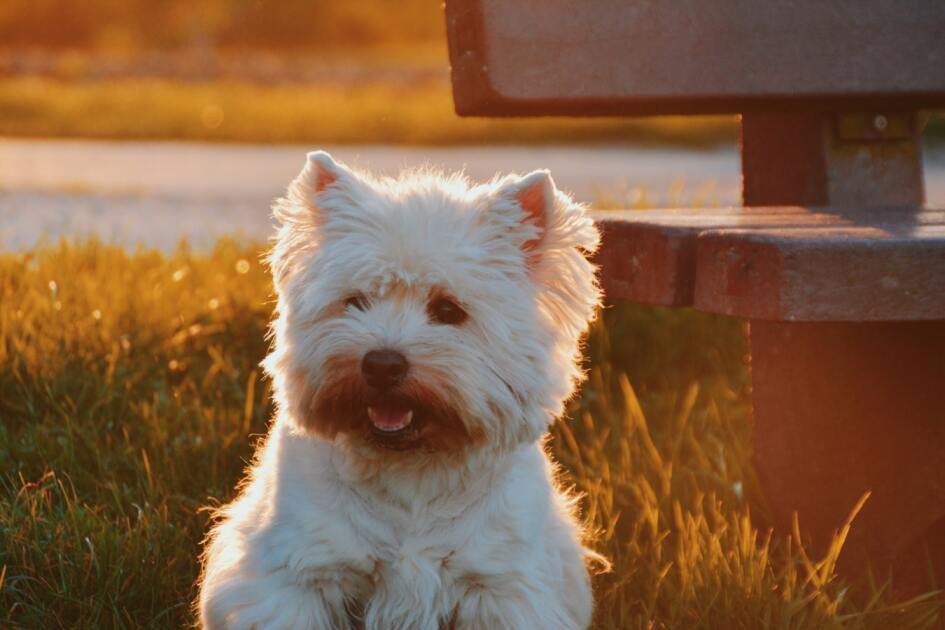
#> input picture images/dog-test01.jpg, 945 x 630 px
$ python image_on_image.py
#> lines starting #> are read from the running program, lines starting #| are printed output that depends on the picture
#| Image size (945, 630)
#!/bin/python3
from PIL import Image


class ImageSet:

    def __init__(self, images):
        self.images = images
        self.index = -1

    def next(self):
        self.index += 1
        if self.index >= len(self.images):
            self.index = 0
        return self.images[self.index]


class ImageOnImage:

    def __init__(self, images, factor=20, include_self=True):
#> called with factor = 10, include_self = True
        self.orig_image = images[0]
#> self.orig_image is the input picture: PIL image 945x630 RGB; mean R, G, B 131.3, 95, 66.4
        if not include_self:
            images = images[1:]
        self.factor = factor
        scaled_width, scaled_height = [s // factor for s in list(images[0].size)]
#> scaled_width = 94; scaled_height = 63
        scaled_images = []
        for img in images:
            scaled_images.append(img.resize((scaled_width, scaled_height)))
#> this loop made 2 passes
#> after the loop, scaled_images = 2 items
        self.image_set = ImageSet(scaled_images)

    def process(self):
        image_set = self.image_set
        orig_width, orig_height = self.orig_image.size
#> orig_width = 945; orig_height = 630
        scaled_image = self.orig_image.resize((orig_width // self.factor, orig_height // self.factor))
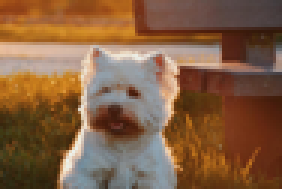
#> scaled_image: PIL image 94x63 RGB (shown 3 times larger); mean R, G, B 131.3, 95, 66.4
        # create result image
        result_image = Image.new(self.orig_image.mode,
                                 (scaled_image.width * self.factor, scaled_image.height * self.factor),
                                 color=(0, 0, 0))
#> result_image: PIL image 940x630 RGB; every value is 0
        # iterator and replace
        block_width, block_height = scaled_image.size
#> block_width = 94; block_height = 63
        for h in range(self.factor):
            for w in range(self.factor):
                width_begin = w * block_width
                height_begin = h * block_height
                width_end = width_begin + block_width
                height_end = height_begin + block_height
                scaled_image = image_set.next()
                for i in range(width_begin, width_end):
                    for j in range(height_begin, height_end):
                        color = scaled_image.getpixel((i % block_width, j % block_height))
                        orig_color = self.orig_image.getpixel((i, j))
                        result_color = []
                        for c in range(3):
                            result_color.append((orig_color[c] + color[c]) // 2)
                        # print(color)
                        result_image.putpixel((i, j), tuple(result_color))
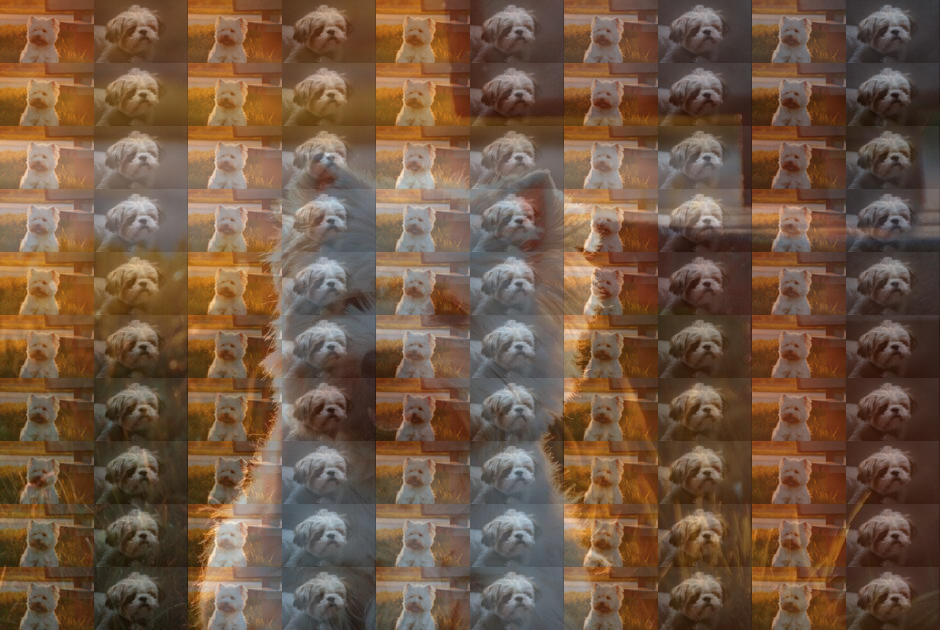
#> result_image: PIL image 940x630 RGB; mean R, G, B 114.7, 87.9, 67.3

        return result_image


def main():
    infiles = ["./images/dog-test01.jpg", "./images/dog-test02.jpg"]
    try:
        # open image
        images = []
        for file in infiles:
            images.append(Image.open(file))
        print("Dealing with", infiles)
        print("Image size", images[0].size)
        # process
        result_image = ImageOnImage(images, 10, include_self=True).process()
        result_image.save("image-on-image.jpg")
    except IOError:
        print("Can't open image", infiles)


if __name__ == '__main__':
    main()
